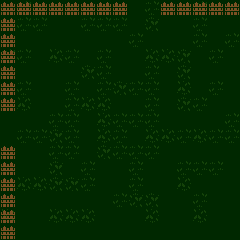

Rendered tile map (Tiled .tmx) drawn with the repository's tilesets; below, a short description and the full map source, tile grids included:
An orthogonal 15x15 tile map with 16x16 px tiles, 3 tile layers (floor, wall, units).

<map version="1.10" tiledversion="1.11.2" orientation="orthogonal" renderorder="right-down" width="15" height="15" tilewidth="16" tileheight="16" infinite="0" nextlayerid="5" nextobjectid="1">
 <tileset firstgid="1" source="../tiles/farm.tsx" />
 <layer id="1" name="floor" width="15" height="15">
  <data encoding="csv">
4,18,4,4,4,4,4,4,4,18,4,4,18,4,4,
4,18,18,4,4,18,18,18,4,16,4,4,18,4,4,
4,4,4,4,4,4,4,4,18,4,4,4,18,4,18,
18,18,4,17,18,4,18,4,4,17,17,16,4,18,4,
4,4,4,4,4,16,18,4,4,18,4,16,4,4,4,
4,18,4,4,18,4,18,16,18,18,4,17,4,18,4,
4,17,4,4,18,17,17,4,4,18,4,16,18,4,4,
4,4,4,18,18,4,17,18,18,18,4,4,4,4,18,
4,18,18,16,18,4,17,18,4,17,17,18,17,18,18,
4,4,4,18,18,4,16,18,18,18,4,4,4,4,4,
4,4,4,16,4,18,4,4,18,4,4,18,18,18,4,
4,17,17,16,16,18,4,4,18,4,4,17,4,4,4,
4,4,4,4,4,4,4,18,16,16,4,4,18,4,4,
17,4,4,17,17,17,4,4,4,17,4,4,17,4,4,
4,4,4,4,4,4,4,4,4,4,4,4,4,4,4
</data>
 </layer>
 <layer id="3" name="wall" width="15" height="15">
  <data encoding="csv">
62,62,62,62,62,62,62,62,0,0,62,62,62,62,62,
62,0,0,0,0,0,0,0,0,0,0,0,0,0,0,
62,0,0,0,0,0,0,0,0,0,0,0,0,0,0,
62,0,0,0,0,0,0,0,0,0,0,0,0,0,0,
62,0,0,0,0,0,0,0,0,0,0,0,0,0,0,
62,0,0,0,0,0,0,0,0,0,0,0,0,0,0,
62,0,0,0,0,0,0,0,0,0,0,0,0,0,0,
0,0,0,0,0,0,0,0,0,0,0,0,0,0,0,
0,0,0,0,0,0,0,0,0,0,0,0,0,0,0,
62,0,0,0,0,0,0,0,0,0,0,0,0,0,0,
62,0,0,0,0,0,0,0,0,0,0,0,0,0,0,
62,0,0,0,0,0,0,0,0,0,0,0,0,0,0,
62,0,0,0,0,0,0,0,0,0,0,0,0,0,0,
62,0,0,0,0,0,0,0,0,0,0,0,0,0,0,
62,0,0,0,0,0,0,0,0,0,0,0,0,0,0
</data>
 </layer>
 <layer id="4" name="units" width="15" height="15">
  <data encoding="csv">
0,0,0,0,0,0,0,0,0,0,0,0,0,0,0,
0,0,0,0,0,0,0,0,0,0,0,0,0,0,0,
0,0,0,0,0,0,0,0,0,0,0,0,0,0,0,
0,0,0,0,0,0,0,0,0,0,0,0,0,0,0,
0,0,0,0,0,0,0,0,0,0,0,0,0,0,0,
0,0,0,0,0,0,0,0,0,0,0,0,0,0,0,
0,0,0,0,0,0,0,0,0,0,0,0,0,0,0,
0,0,0,0,0,0,0,0,0,0,0,0,0,0,0,
0,0,0,0,0,0,0,0,0,0,0,0,0,0,0,
0,0,0,0,0,0,0,0,0,0,0,0,0,0,0,
0,0,0,0,0,0,0,0,0,0,0,0,0,0,0,
0,0,0,0,0,0,0,0,0,0,0,0,0,0,0,
0,0,0,0,0,0,0,0,0,0,0,0,0,0,0,
0,0,0,0,0,0,0,0,0,0,0,0,0,0,0,
0,0,0,0,0,0,0,0,0,0,0,0,0,0,0
</data>
 </layer>
</map>
